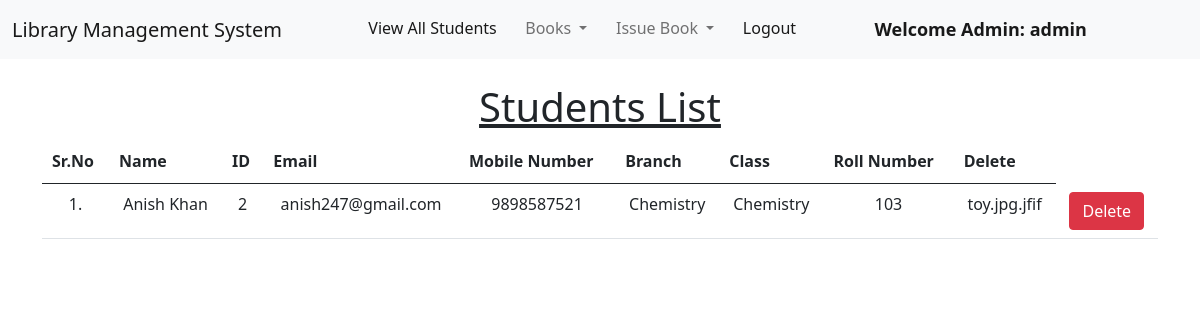
The page /view_students/ (signed in) on the database its author committed.
### library/models.py (models this page shows, shortened)
class Student(models.Model):
    user = models.OneToOneField(User, on_delete=models.CASCADE)
    classroom = models.CharField(max_length=10)
    branch = models.CharField(max_length=10)
    roll_no = models.CharField(max_length=3, blank=True)
    phone = models.CharField(max_length=10, blank=True)
    image = models.ImageField(upload_to="", blank=True)

### library/views.py (the view)
# urls.py: path('view_students/',views.view_students, name='view_students'),
@login_required(login_url='/admin_login')
def view_students(request):
    students = Student.objects.all()
    return render(request,'view_students.html',{'students':students})

### library/templates/view_students.html (shortened to what this page needs)
{% extends 'admin_navbar.html' %}
{% load static %}
{% block content %}
<div class="container mt-4">
    <h1 class="text-center"><u>Students List</u></h1>
    <table class="table table-hover" id="example">
        <thead>
            <tr class="text-center">
                <th>Sr.No</th>
                <th>Name</th>
                <th>ID</th>
                <th>Email</th>
                <th>Mobile Number</th>
                <th>Branch</th>
                <th>Class</th>
                <th>Roll Number</th>
                <th>Delete</th>
            </tr>
        </thead>
        <tbody>
            {% for student in students %}
            <tr class="text-center">
                <td>{{forloop.counter}}.</td>
                <td>{{student.user.get_full_name}}</td>
                <td>{{student.user.id}}</td>
                <td>{{student.user.email}}</td>
                <td>{{student.phone}}</td>
                <td>{{student.branch}}</td>
                <td>{{student.classroom}}</td>
                <td>{{student.roll_no}}</td>
                <td>{{student.image}}</td>
                <td><a href="/delete_student/{{student.id}}/" class="btn btn-danger" onclick="return confirm('Are you sure you want to delete this student?')">Delete</a></td>
            </tr>
            {% endfor %}
        </tbody>
    </table>
    </div>
{% endblock content %}

### library/templates/admin_navbar.html (shortened to what this page needs)
<!doctype html>
<html lang="en">
  <head>
    <link href="https://cdn.jsdelivr.net/npm/bootstrap@5.1.0/dist/css/bootstrap.min.css" rel="stylesheet">
    <link rel="stylesheet" href="https://cdn.datatables.net/1.10.25/css/jquery.dataTables.min.css">
    <link rel="stylesheet" href="https://cdn.datatables.net/buttons/1.7.1/css/buttons.dataTables.min.css">
  </head>
  <body>
    <nav class="navbar navbar-expand-lg navbar-light bg-light">
        <div class="container-fluid">
          <a class="navbar-brand" href="#">Library Management System</a>
          <div class="collapse navbar-collapse" id="navbarSupportedContent">
            <ul class="navbar-nav me-auto mb-2 mb-lg-0">
              <li class="nav-item">
                <a class="nav-link active" aria-current="page" href="/view_students/">View All Students</a>
              </li>
              <li class="nav-item dropdown">
                <a class="nav-link dropdown-toggle" href="#" id="navbarDropdown" role="button" data-bs-toggle="dropdown" aria-expanded="false">
                  Books
                </a>
              </li>
              <li class="nav-item dropdown">
                <a class="nav-link dropdown-toggle" href="#" id="navbarDropdown" role="button" data-bs-toggle="dropdown" aria-expanded="false">
                  Issue Book
                </a>
              </li>
              <li class="nav-item">
                <a class="nav-link active" aria-current="page" href="/logout/">Logout</a>
              </li>
              <li class="nav-item">
                <a style="font-weight:600; font-family:'Segoe UI', Tahoma, Geneva, Verdana, sans-serif; font-size: large;" class="nav-link active" href="#">Welcome Admin: {{request.user}}</a>
              </li>
            </ul>
          </div>
        </div>
      </nav>
      {% block content %}
      {% endblock content %}
  </body>
</html>

### rows shown on the page
Student: user.get_full_name "Anish Khan", user.id "2", user.email "anish247@gmail.com", phone "9898587521", branch "Chemistry", classroom "Chemistry", roll_no "103", image "toy.jpg.jfif"

### other values the page prints
{{ request.user }} "admin"
